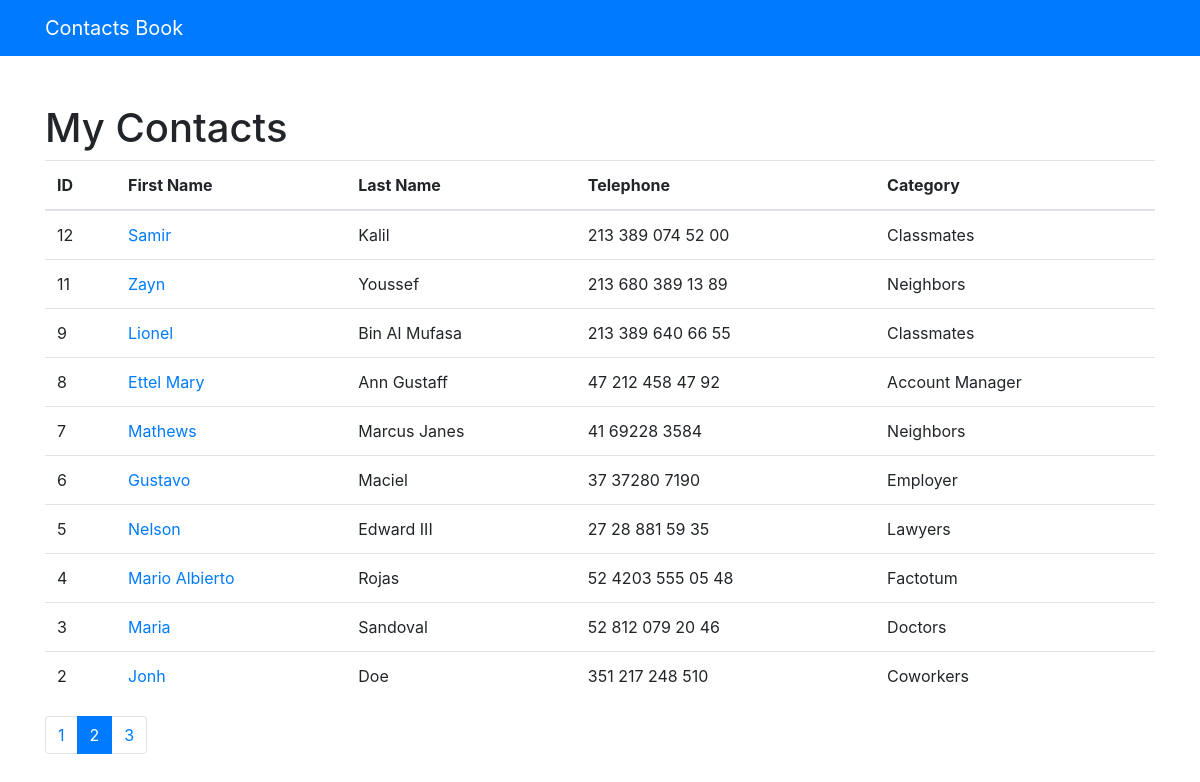
Screenshot of /?page=2 with the database file from the repository.
### contacts/models.py (models this page shows, shortened)
class Contact(models.Model):
    first_name = models.CharField(max_length=254, null=False, blank=False)
    last_name = models.CharField(max_length=254, null=False, blank=False)
    telephone = models.CharField(max_length=20, null=False, blank=False)
    email = models.EmailField(max_length=254, blank=True)
    creation_date = models.DateTimeField(default=timezone.now)
    description = models.TextField(blank=True)
    category = models.ForeignKey(Category, on_delete=models.DO_NOTHING)
    show = models.BooleanField(default=True)

class Category(models.Model):
    name = models.CharField(max_length=154, blank=True)
    def __str__(self):
        return self.name

### contacts/views.py (the view)
# urls.py: path('', views.index, name='index'),
def index(request):
    contacts = Contact.objects.order_by('-id').filter(
        show=True
    )
    paginator = Paginator(contacts, 10)
    page = request.GET.get('page')
    contacts = paginator.get_page(page)
    return render(request, 'contacts/index.html', {
        'contacts': contacts
    })

### contacts/templates/contacts/index.html
{% extends 'base.html' %}
{% block content %}
    <h1 class="mt-5">My Contacts</h1>
    <table class="table">
        <thead>
        <tr>
            <th>ID</th>
            <th>First Name</th>
            <th>Last Name</th>
            <th>Telephone</th>
            <th>Category</th>
        </tr>
        </thead>
        <tbody>
        {% for contact in contacts %}
                <tr>
                <td>{{ contact.id }}</td>
                    <td>
                        <a href="{% url 'show_contact' contact.id %}"> {{ contact.first_name }}</a>
                    </td>
                    <td>{{ contact.last_name }}</td>
                    <td>{{ contact.telephone }}</td>
                    <td>{{ contact.category }}</td>
                </tr>
        {% endfor %}
        </tbody>
    </table>
    <nav aria-label="Page navigation example">
        <ul class="pagination">
            {% for pages in contacts.paginator.page_range %}
                {% if contacts.number == pages %}
                    <li class="page-item active"><a class="page-link" href="?page={{ pages }}">{{ pages }}</a></li>
                {% else %}
                    <li class="page-item "><a class="page-link" href="?page={{ pages }}">{{ pages }}</a></li>
                {% endif %}
            {% endfor %}
        </ul>
    </nav>
{% endblock %}

### rows the page displays
Contact: id "12", first_name "Samir", last_name "Kalil", telephone "213 389 074 52 00", category "Classmates"
Contact: id "11", first_name "Zayn", last_name "Youssef", telephone "213 680 389 13 89", category "Neighbors"
Contact: id "9", first_name "Lionel", last_name "Bin Al Mufasa", telephone "213 389 640 66 55", category "Classmates"
Contact: id "8", first_name "Ettel Mary", last_name "Ann Gustaff", telephone "47 212 458 47 92", category "Account Manager"
Contact: id "7", first_name "Mathews", last_name "Marcus Janes", telephone "41 69228 3584", category "Neighbors"
Contact: id "6", first_name "Gustavo", last_name "Maciel", telephone "37 37280 7190", category "Employer"
Contact: id "5", first_name "Nelson", last_name "Edward III", telephone "27 28 881 59 35", category "Lawyers"
Contact: id "4", first_name "Mario Albierto", last_name "Rojas", telephone "52 4203 555 05 48", category "Factotum"
Contact: id "3", first_name "Maria", last_name "Sandoval", telephone "52 812 079 20 46", category "Doctors"
Contact: id "2", first_name "Jonh", last_name "Doe", telephone "351 217 248 510", category "Coworkers"

### other values shown
{{ pages }} "1" "3"
{{ pages }} "2"
